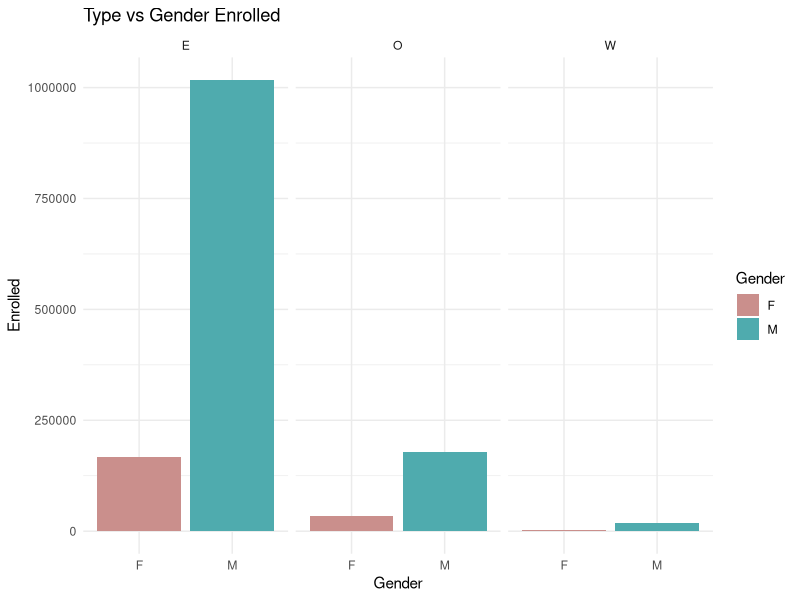
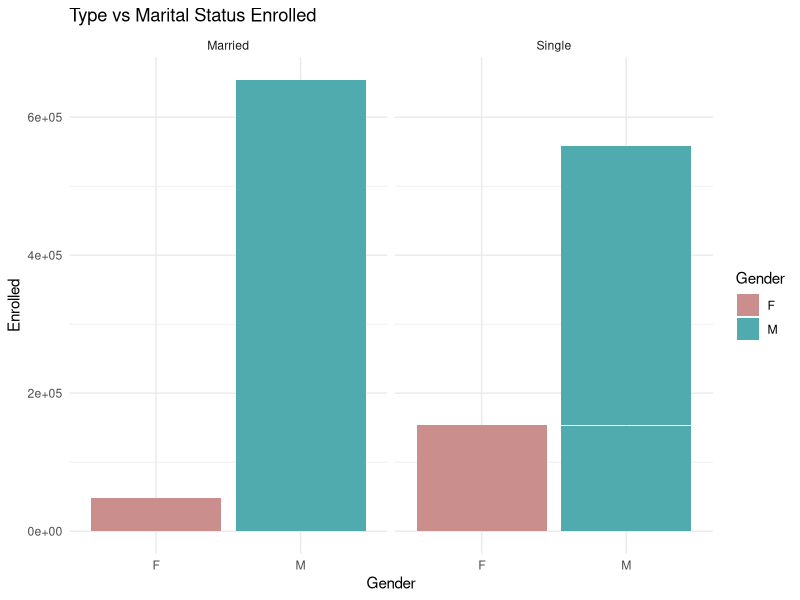
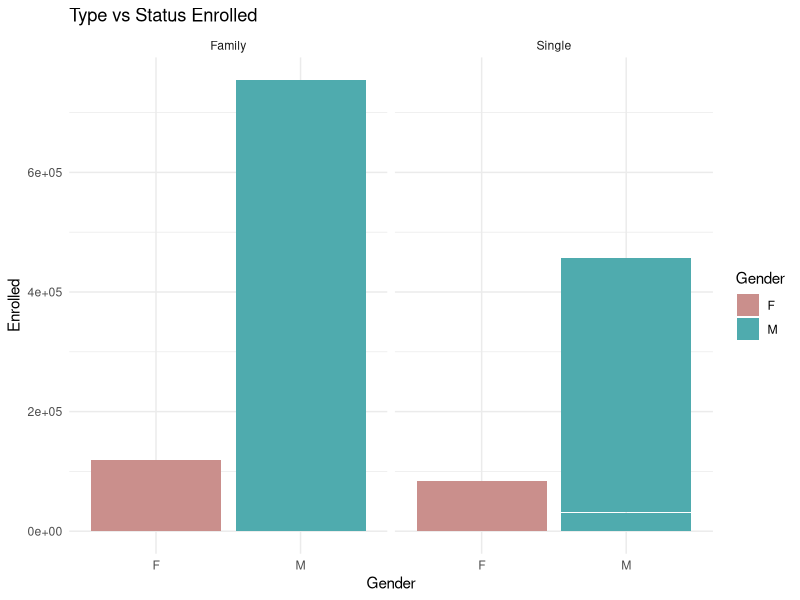

These figures' R source, in order:
## ---- chunk 1
knitr::opts_chunk$set(echo = TRUE)
## ---- chunk 2
library(tidyverse)
## ---- chunk 3
# SNC -> SINGLE NO CHILD; SC <- SINGLE WITH CHILD; JSM <- JOINT SERVICE MARRIAGE; CVM <- CIVILLIAN MARRIAGE; _M <- MALE; _F <- FEMALE; _T <- TOTAL
df <- function(x){
  temp <- readxl:: read_excel("../../_data/ActiveDuty_MaritalStatus.xls",
                              sheet = sprintf("%s", x),
                              col_names = c("d", "Pay Grade", "SNC_M", "SNC_F", "SNC_T", "SC_M", "SC_F", "SC_T", "JSM_M", "JSM_F", "JSM_T", "CVM_M", "CVM_F",                                                                 "CVM_T", "Total_M", "Total_F", "Total_T")
                                               ) %>%
                              filter(! str_detect(`Pay Grade`,"TOTAL")) %>%
                              select(! starts_with("d")) %>%
                              cbind(Branch = sprintf("%s", x)
                              )
  return (temp)
}
## ---- chunk 4

AirForce_MaritalStatus <- df("AirForce")

MarineCorps_MaritalStatus <- df("MarineCorps")
  
Navy_MaritalStatus <- df("Navy")

Army_MaritalStatus <- df("Army")
  
## ---- chunk 5

Combined_MaritalStatus <- dplyr::bind_rows(AirForce_MaritalStatus, MarineCorps_MaritalStatus, Navy_MaritalStatus, Army_MaritalStatus) %>%
  arrange(`Pay Grade`) %>%
  select(! contains("_T")) %>%
  mutate(Grade = str_extract(`Pay Grade`, '[^-]*$'), Type = str_extract(`Pay Grade`, '^[^-]*[^ -]')) %>%
  select(! contains("Pay")) %>%
  select(! contains("Total"))
Combined_MaritalStatus <- Combined_MaritalStatus[,c("Type", "Grade", "Branch", "SNC_M", "SNC_F", "SC_M", "SC_F", "JSM_M", "JSM_F", "CVM_M", "CVM_F")] %>% #Reordering
## pivot (newer functions longer and wider), name_palette
  pivot_longer(SNC_M:CVM_F, values_to = "Enrolled", names_to = "Status") %>%
  mutate(
    Plan = ifelse(as.character(Status) == "SNC_M" | as.character(Status) == "SNC_F" , "Single", "Family"), 
    Gender = str_extract(as.character(Status), "[^_]*$"),
    Status = ifelse(str_detect(as.character(Status), "S"), "Single", "Married"),
    Enrolled = as.numeric(Enrolled)
    ) %>%
  filter(! Enrolled == 0)
## ---- chunk 6
Combined_MaritalStatus %>%
  #mutate(Enrolled = log2(Enrolled)) %>%
  ggplot(aes(x = Gender, y = Enrolled, fill = Gender)) + 
  geom_bar(stat = "identity")+
  facet_wrap(vars(Type)) +
  scale_fill_hue(c = 40) +
  labs(title = "Type vs Gender Enrolled") +
  theme_minimal()
## ---- chunk 7
Combined_MaritalStatus %>%
  #mutate(Enrolled = log2(Enrolled)) %>%
  ggplot(aes(x = Gender, y = Enrolled, fill = Gender)) + 
  geom_bar(stat = "identity")+
  facet_wrap(vars(Status)) +
  scale_fill_hue(c = 40) +
  labs(title = "Type vs Marital Status Enrolled") +
  theme_minimal()

Combined_MaritalStatus %>%
  #mutate(Enrolled = log2(Enrolled)) %>%
  ggplot(aes(x = Gender, y = Enrolled, fill = Gender)) + 
  geom_bar(stat = "identity")+
  facet_wrap(vars(Plan)) +
  scale_fill_hue(c = 40) +
  labs(title = "Type vs Status Enrolled") +
  theme_minimal()
